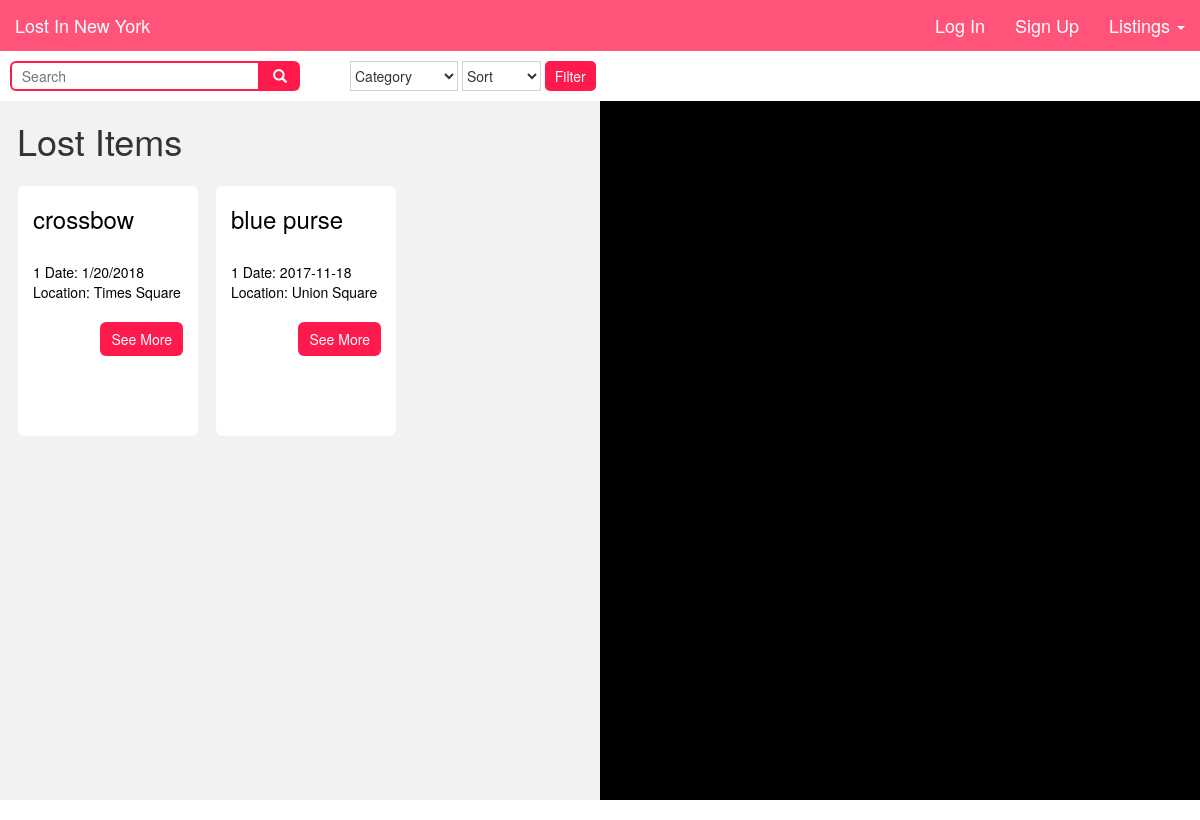
Before: /lost_postings with the older database file.
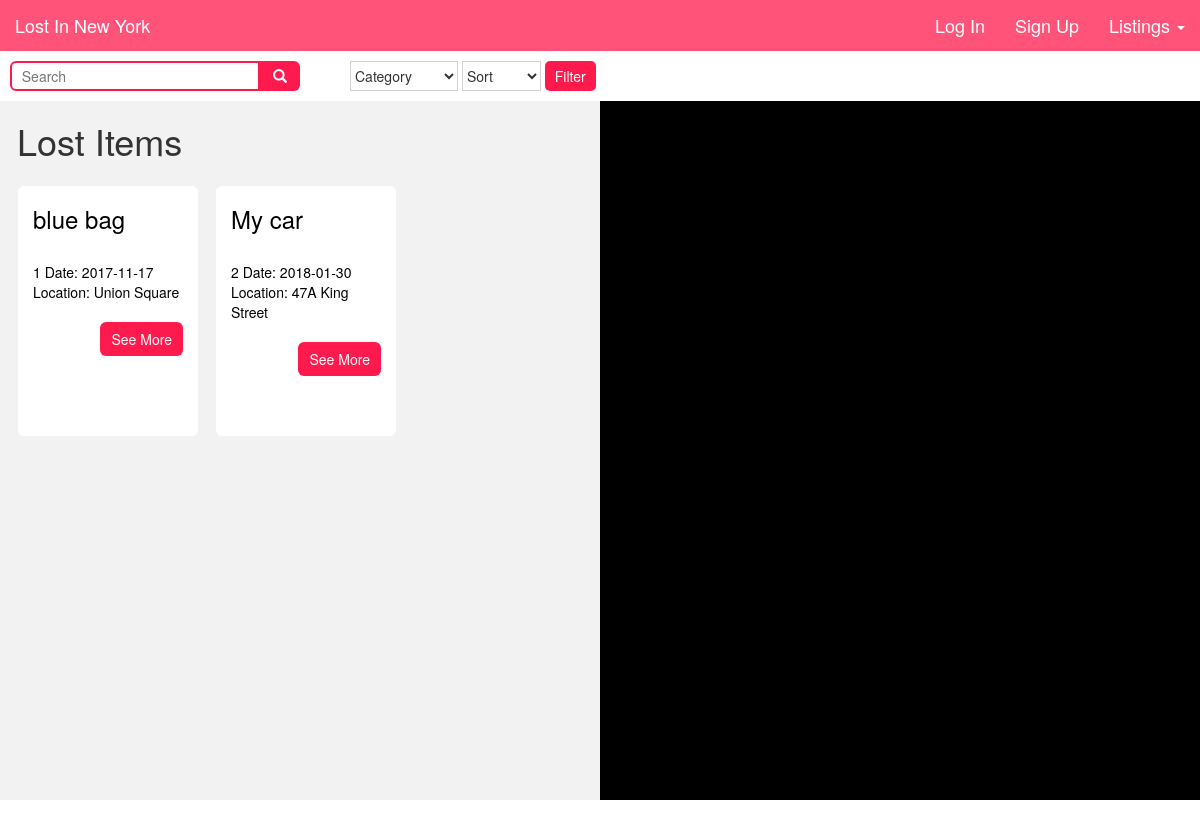
After: the same page with the newer database file.
### tables this page shows
CREATE TABLE "lost_items" (
	`id`	INT,
	`item`	TEXT,
	`description`	TEXT,
	`category`	TEXT,
	`account_id`	INT,
	`location`	TEXT,
	`lat`	FLOAT,
	`long`	FLOAT,
	`date`	TEXT
);

### app.py (the view)
@app.route('/lost_postings', methods=['GET', 'POST'])
def list_lost_items():
    list = database.item_listings('lost')
    unique_locations = database.find_unique_locations('lost')
    if not session.get('username'):
        return render_template("lost_postings.html", loggedIn=False, api_key=map_api_key, listings=list, unique=unique_locations)
    else:
        return render_template("lost_postings.html", loggedIn=True, api_key=map_api_key, listings=list, unique=unique_locations)

### util/database.py (called while the page is built)
def item_listings(lost_found):
    db = sqlite3.connect("data/lost_and_found.db")
    c = db.cursor()
    a = 'SELECT * FROM ' + lost_found + '_items'
    x = c.execute(a)
    item_list = []
    for bar in x:
        item_id = bar[0]
        item_name = bar[1]
        item_desc = bar[2]
        item_cat = bar[3]
        item_lat = bar[6]
        item_long = bar[7]
        item_location = bar[5]
        item_date = bar[8]
        item = {}
        item['item_id'] = item_id
        item['item_cat'] = item_cat
        item['item_name'] = item_name
        item['item_desc'] = item_desc
        item['item_lat'] = item_lat
        item['item_long'] = item_long
        item['item_location'] = item_location
        item['item_date'] = item_date
        item_list.append(item)
    db.commit()
    db.close()
    return item_list

def find_unique_locations(lost_found):
    db = sqlite3.connect("data/lost_and_found.db")
    c = db.cursor()
    a = 'SELECT lat, long FROM ' + lost_found + '_items'
    x = c.execute(a)
    locations = []
    for loc in x:
        if (loc not in locations):
            locations.append(loc)
    return locations

### templates/lost_postings.html (shortened to what this page needs)
{% extends "base.html" %}
{% block content %}
<div class="filter">
  <form action="/lost_postings" method="POST">
    <div id="search-wrapper">
      <input type="text" placeholder="  Search" onkeyup= "myFunction()" name="search" id="search-input">
      <button type="button" id="search-btn" name="submit-search" value="searched">
        <span class="glyphicon glyphicon-search"></span>
      </button>
    </div>
    <div id="white-block"></div>
    <select class="filterdrop" name="category">
      <option value="none">Category</option>
    </select>
    <select class="filterdrop" name="date">
      <option value="none">Sort</option>
    </select>
    <input id="filterbtn" type="submit" name="filter" value="Filter">
  </form>
</div>
<div id="overflow">
    <div class="postings">
      <h1 style="padding-left:17px;"> Lost Items</h1>
      {% for item in listings %}
        <div id="post-container">
          <h3>{{item['item_name']}}</h3><br> {{item['item_id']}}
          Date: {{item['item_date']}}<br>
          Location: {{item['item_location']}}<br><br>
          <form action="/single_posting" method="POST">
            <input type="submit" class="btn" style="float:right;" name="single_post" value="See More">
          </form>
        </div>
      {% endfor %}
    </div>
  <div id="sidemap"></div>
</div>
{% endblock %}

Changed rows visible on the page:
removed lost_items: item_name "blue purse", item_id "1", item_date "2017-11-18", item_location "Union Square"
changed lost_items: item_name "crossbow" → "blue bag"; item_date "1/20/2018" → "2017-11-17"; item_location "Times Square" → "Union Square"
added lost_items: item_name "My car", item_id "2", item_date "2018-01-30", item_location "47A King Street"
